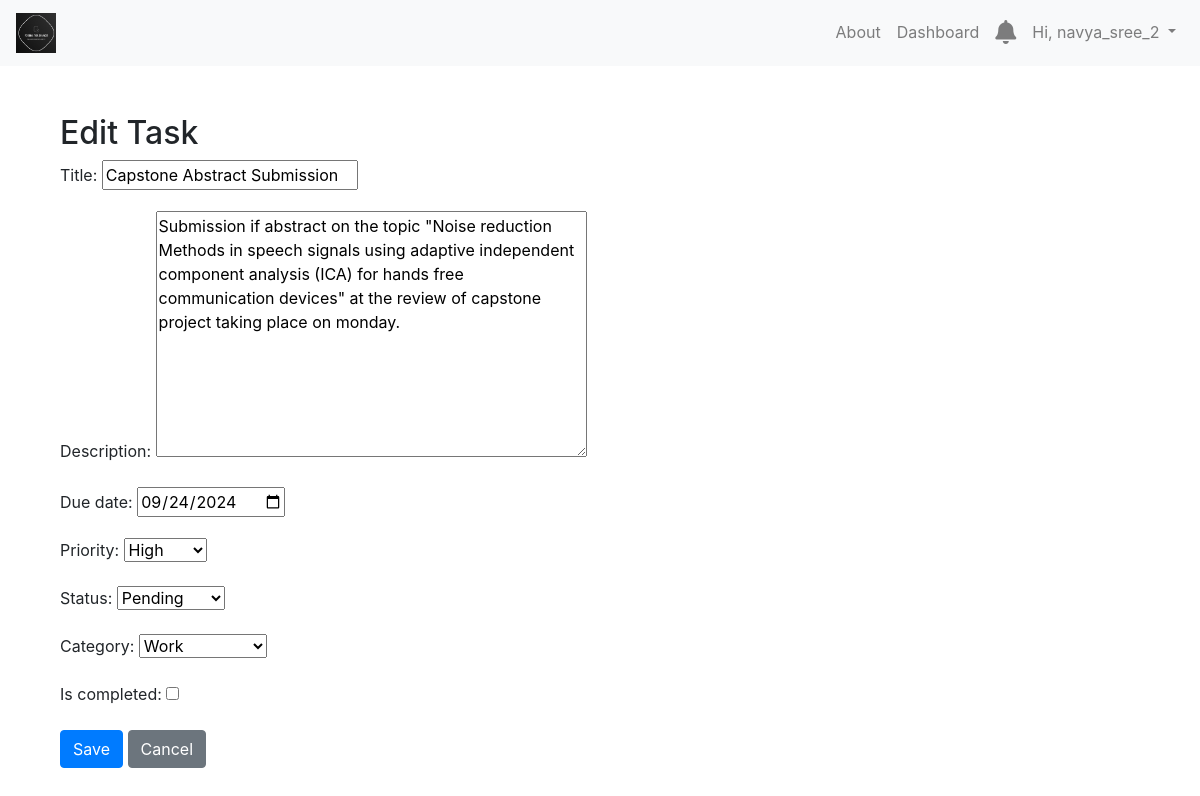
Page /tasks/2/edit/ (signed in) on the committed database.
### tasks/models.py (models this page shows, shortened)
class Task(models.Model):
    PRIORITY_CHOICES = [
        ('L', 'Low'),
        ('M', 'Medium'),
        ('H', 'High'),
    ]
    STATUS_CHOICES = [
        ('P', 'Pending'),
        ('IP', 'In Progress'),
        ('C', 'Completed'),
    ]
    user = models.ForeignKey(User, on_delete=models.CASCADE)
    title = models.CharField(max_length=200)
    description = models.TextField(blank=True)
    due_date = models.DateField(null=True, blank=True)
    priority = models.CharField(max_length=1, choices=PRIORITY_CHOICES, default='M')
    status = models.CharField(max_length=2, choices=STATUS_CHOICES, default='P')
    category = models.ForeignKey(Category, null=True, on_delete=models.SET_NULL)
    created_at = models.DateTimeField(auto_now_add=True)
    is_completed = models.BooleanField(default=False)

### tasks/views.py (the view)
# urls.py: path('tasks/<int:pk>/edit/', views.task_update, name='task_update'),
@login_required
def task_update(request, pk):
    task = get_object_or_404(Task, pk=pk, user=request.user)
    if request.method == 'POST':
        form = TaskForm(request.POST, instance=task)
        if form.is_valid():
            form.save()
            messages.success(request, 'Task updated successfully!')
            return redirect('task_list')
    else:
        form = TaskForm(instance=task)
    return render(request, 'tasks/task_form.html', {'form': form})

### tasks/forms.py
class TaskForm(forms.ModelForm):
    due_date = forms.DateField(
        required=False,
        widget=forms.DateInput(attrs={'type': 'date'})
    )
    class Meta:
        model = Task
        fields = ['title', 'description', 'due_date', 'priority', 'status', 'category', 'is_completed']

### tasks/models.py (called while the page is built)
    def __str__(self):
        return self.name  # This will return the name of the category

### tasks/templates/tasks/task_form.html (shortened to what this page needs)
{% extends 'base.html' %}
{% block content %}
<div class="container mt-5">
    <h2>{{ form.instance.pk|yesno:"Edit Task,Add New Task" }}</h2>
    <form method="post">
        {{ form.as_p }}
        <button type="submit" class="btn btn-primary">Save</button>
        <a href="{% url 'task_list' %}" class="btn btn-secondary">Cancel</a>
    </form>
</div>
{% endblock %}

### tasks/templates/base.html (shortened to what this page needs)
{% load static %}
<!DOCTYPE html>
<html lang="en">
<head>
    <link href="https://stackpath.bootstrapcdn.com/bootstrap/4.5.2/css/bootstrap.min.css" rel="stylesheet">
    <link rel="stylesheet" href="https://cdnjs.cloudflare.com/ajax/libs/font-awesome/5.15.4/css/all.min.css">
</head>
<body>
    <nav class="navbar navbar-expand-lg navbar-light bg-light">
        <a class="navbar-brand" href="{% url 'dashboard' %}">
            <img src="{% static 'tasks/images/logo.png' %}" alt="Logo" width="40" height="40" class="d-inline-block align-top">
        </a>
        <div class="collapse navbar-collapse" id="navbarNav">
            <ul class="navbar-nav ml-auto">
                <li class="nav-item">
                    <a class="nav-link" href="{% url 'about' %}">About</a>
                </li>
                {% if user.is_authenticated %}
                    <li class="nav-item">
                        <a class="nav-link" href="{% url 'dashboard' %}">Dashboard</a>
                    </li>
                    <li class="nav-item">
                        <a class="nav-link" href="{% url 'notifications' %}">
                            <i class="fas fa-bell" style="position: relative; font-size: 24px;"></i>
                        </a>
                    </li>
                    <li class="nav-item dropdown">
                        <a class="nav-link dropdown-toggle" href="#" id="navbarDropdown" role="button" data-toggle="dropdown" aria-haspopup="true" aria-expanded="false">
                            Hi, {{ user.username }}
                        </a>
                    </li>
                {% endif %}
            </ul>
        </div>
    </nav>
    <div class="container mt-3">
        {% block content %}
        {% endblock %}
    </div>
</body>
</html>

### rows in the picture
Task: instance.pk "Edit Task", title "Capstone Abstract Submission", description "Submission if abstract on the topic \"Noise reduction Methods in speech signals using adaptive independent component analysis (ICA) for hands free communication devices\" at the review of capstone project taking place on monday.", due_date "09/24/2024", priority "High", status "Pending", category "Work"

### other values in the picture
{{ user.username }} "navya_sree_2"
